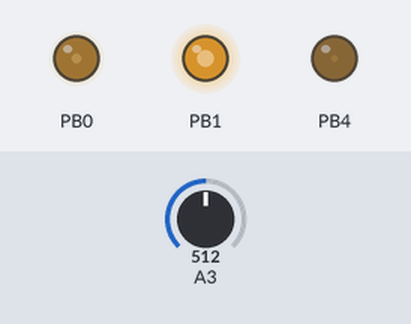
A sketch run on a simulated ATtiny85, built with avr-gcc and run on an emulated ATtiny85. Shown: output pins drawn as LEDs (lit = HIGH). The test bench sets the inputs (shaded band); at power-on: A3 = 512. Random numbers use the default seed unless the sketch sets one.

Above: at 8.2 s.
8.3 s: A3 set to 350
At 15.3 s:
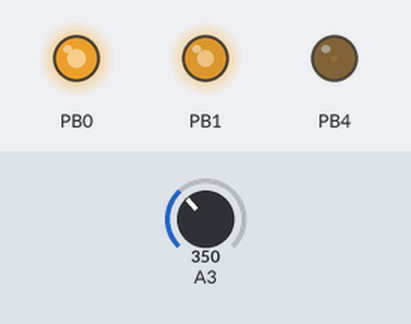
15.5 s: A3 set to 306
At 22.5 s:
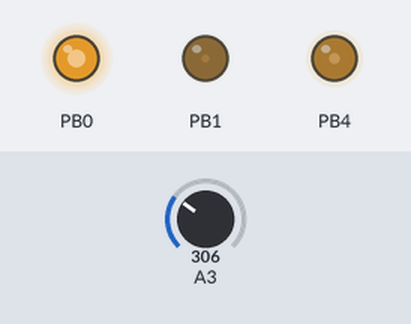
23.0 s: A3 set to 0
At 27.9 s:
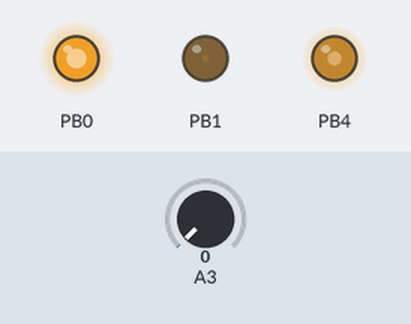
35.4 s: A3 set to 900
Timing chart, 0 to 39.9 s (numbered marks = the images above; inputs shaded):
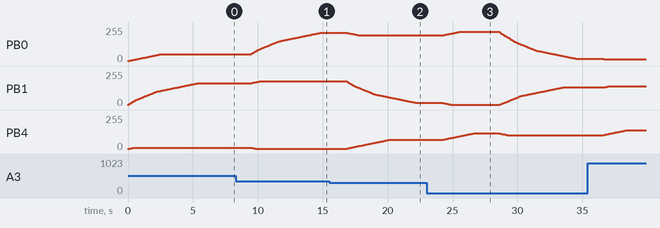

Measured:
- after the input at 8.3 s, PB0: moves from 51/255 to 212/255 over 5.3 s, starting after 1.2 s; PB1: moves from 164/255 to 177/255 over 0.61 s, starting after 1.2 s; PB4: 10/255 → 2/255 after 1.2 s
- after the input at 15.5 s, PB0: moves from 212/255 to 192/255 over 0.96 s, starting after 1.4 s; PB1: moves from 177/255 to 17/255 over 5.3 s, starting after 1.4 s; PB4: moves from 2/255 to 69/255 over 3.2 s, starting after 1.4 s
- after the input at 23.0 s, PB0: rises from 192/255 to 218/255 in 1.3 s, then falls to 16/255 in 9.1 s; PB4: rises from 69/255 to 117/255 in 2.4 s, then falls to 105/255 in 2.6 s

The sketch:

rHSL2aRGB.ino
```cpp
// rHSL2aRGB version 1.0
// random HSL to analog RGB output
// © 2021+ enzyme42.com

float hl = 0;
float hh = 360;
float hmax = 360.000f;
float sl = 70;
float sh = 100;
float smax = 100.000f;
float ll = 20;
float lh = 50;
float lmax = 100.000f;

float h, s, l, r, g, b, cr, cg, cb = 0.000f;
int fadeSteps = 64;
int fadeDelay = 50;
int changeDelay = 2000;
bool randomize = true;

float HueToRGB(float p, float q, float t) {
  if (t < 0) {
    t += 1;
  }
  if (t > 1) {
    t -= 1;
  }
  if (t < 1 / 6.0) {
    return p + (q - p) * 6 * t;
  }
  if (t < 1 / 2.0) {
    return q;
  }
  if (t < 2 / 3.0) {
    return p + (q - p) * (2 / 3.0 - t) * 6;
  }
  return p;
}

int HSLToRGB(float h, float s, float l, char color){
  float r, g, b;

  if (s == 0) {
    r = g = b = l;
  } else {
    const auto q = l < 0.5 ? l * (1 + s) : l + s - l * s;
    const auto p = 2 * l - q;
    r = HueToRGB(p, q, h + 1 / 3.0);
    g = HueToRGB(p, q, h);
    b = HueToRGB(p, q, h - 1 / 3.0);
  }

  if(color == 'r') {
    return round(r*255);
  } else if(color == 'g') {
    return round(g*255);
  } else if(color == 'b') {
    return round(b*255);
  }
}

float fade(float target, float current) {
  if(current < target) {
    current = current + ceil((target - current) / fadeSteps);
  } else if(current > target) {
    current = current - ceil((current - target) / fadeSteps);
  }

  return current;
}

void setup() {
  pinMode(0, OUTPUT);
  pinMode(1, OUTPUT);
  pinMode(4, OUTPUT);
}

void loop() {
  if(randomize == true) {
    randomSeed(analogRead(3));

    h = random(hl, hh) / hmax;
    s = random(sl, sh) / smax;
    l = random(ll, lh) / lmax;

    r = HSLToRGB(h, s, l, 'r');
    g = HSLToRGB(h, s, l, 'g');
    b = HSLToRGB(h, s, l, 'b');

    randomize = false;
  }

  cr = fade(r, cr);
  cg = fade(g, cg);
  cb = fade(b, cb);

  analogWrite(0, cr);
  analogWrite(1, cg);
  analogWrite(4, cb);

  delay(fadeDelay);

  if(cr == r && cg == g && cb == b) {
    randomize = true;
    delay(changeDelay);
  }
}
```
